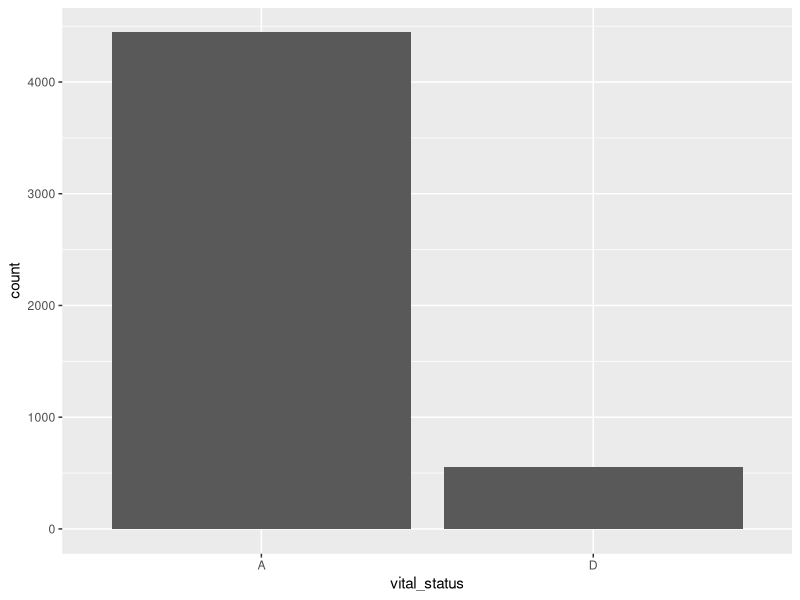
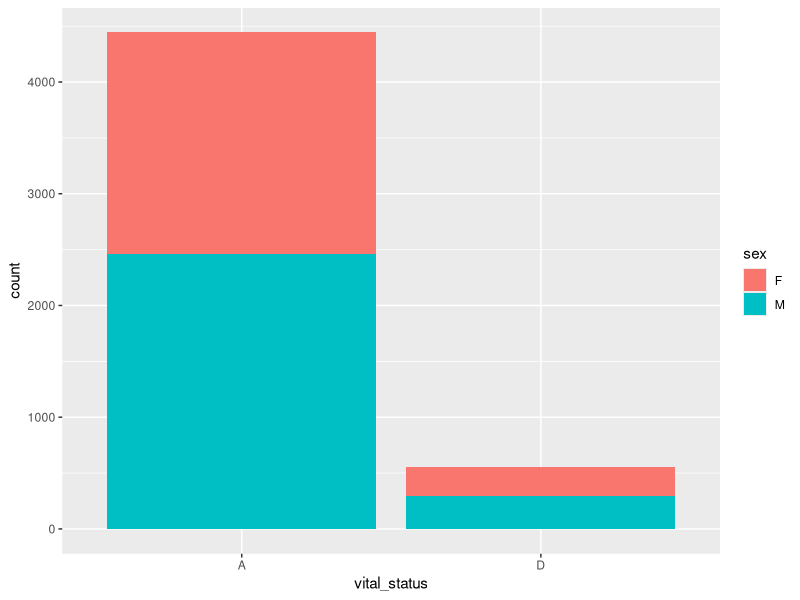
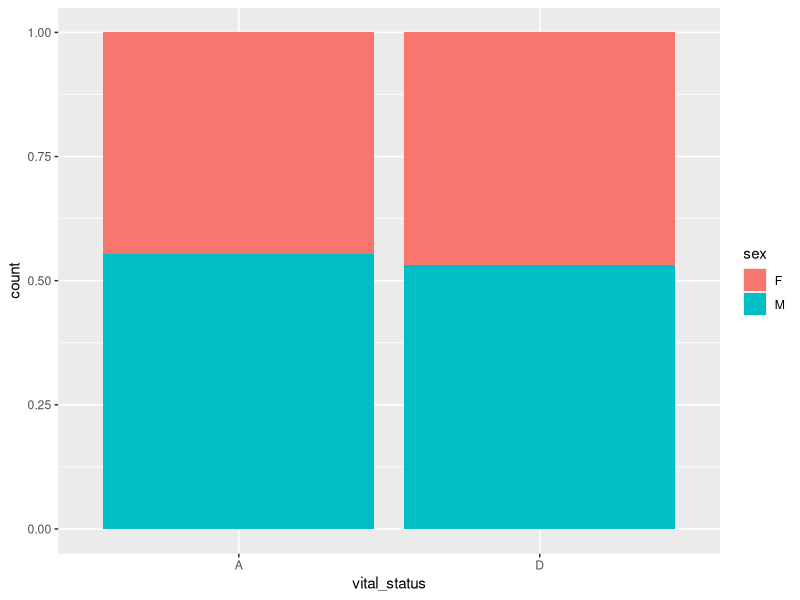

Source code (R) for these figures, in order:
## ---- chunk 1
# We will need this data later.
library(tidyverse)
library(lubridate)
library(ggplot2)
cchic <- read_csv("../data/clean_CCHIC.csv")
## ---- chunk 2
ggplot(data = cchic) +
  geom_bar(mapping = aes(x = vital_status))

## ---- chunk 3
ggplot(data = cchic) +
  geom_bar(mapping = aes(x = vital_status, fill = sex))
## ---- chunk 4
ggplot(data = cchic) +
  geom_bar(mapping = aes(x = vital_status, fill = sex), position = "fill")
